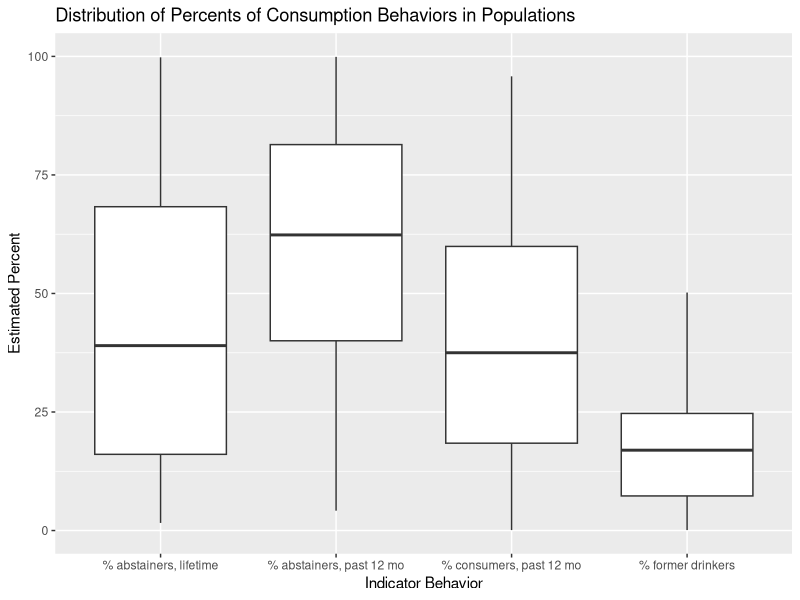
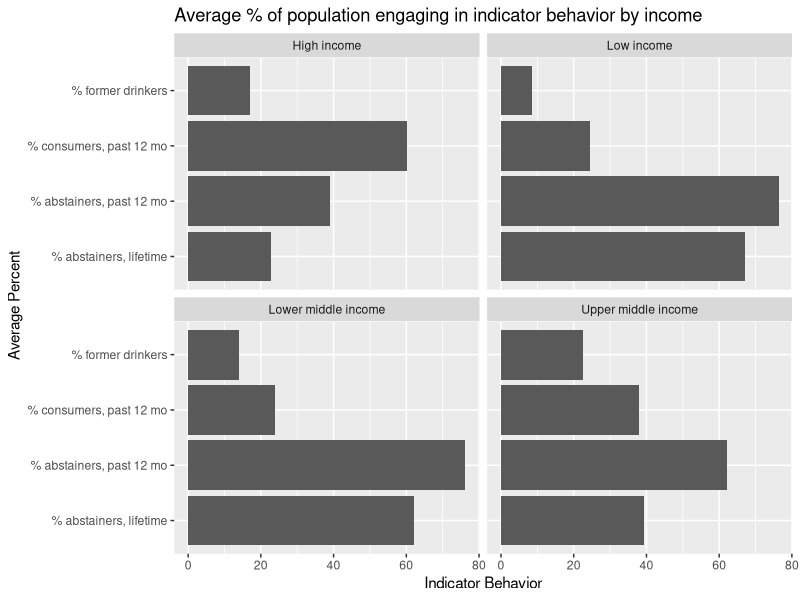
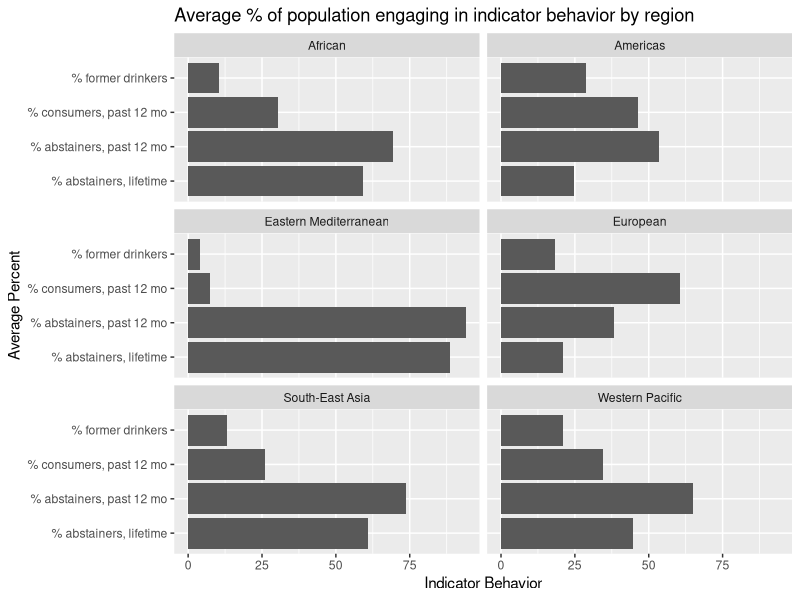

R code for these plots, in order:
## ---- chunk 1
#| label: loading
#| echo: false

library(tidyverse)

alcohol_gho <- readxl::read_xlsx("data/data.xlsx")

## ---- chunk 2
#| label: cleaning
#| echo: false

alcohol_gho_tidy <- alcohol_gho |>
  pivot_wider(
    names_from = "dimension", 
    values_from = "subgroup") |>
  mutate(
    indicator_name = factor(indicator_name), 
    indicator_name = fct_recode(indicator_name, 
      "liters (pure alcohol) consumption per capita; 15+; drinkers only" = "Alcohol, drinkers only per capita (15+) consumption (in litres of pure alcohol)",
      "% abstainers, lifetime; NA; population" = "Alcohol, abstainers lifetime (%)",
      "% abstainers, past 12 mo; NA; population" = "Alcohol, abstainers past 12 months (%)",
      "% consumers, past 12 mo; NA; population" = "Alcohol, consumers past 12 months (%)",
      "% former drinkers; NA; population" = "Alcohol, former drinkers (%)", 
      "% heavy episodic drinkers, past 30 days; 15+; drinkers only" = "Alcohol, heavy episodic drinking (15+), drinkers only, past 30 days (%)", 
      "% dependence, 12 mo prevalence; 15+; population" = "Alcohol dependence (15+), 12 month prevalence (%)",
      "% use diorders, 12 mo prevalence; 15+; population" = "Alcohol use disorders (15+), 12 month prevalence (%)",
      "liters (pure alcohol) consumption per capita; 15+; population" = "Alcohol, total per capita (15+) consumption (SDG Indicator 3.5.2) (in litres of pure alcohol)", 
      "% heavy episodic drinkers, past 30 days; 15+; population, age standardized" = "Alcohol, heavy episodic drinking (15+) past 30 days (age-standardized) (%)", 
      "% alcohol-attributable fractions: liver cirrhosis deaths; 15+; population" = "Alcohol-attributable fractions (15+), liver cirrhosis deaths (%)",
      "% alcohol-attributable fractions: road traffic crash deaths; 15+; population" = "Alcohol-attributable fractions (15+), road traffic crash deaths (%)", 
      "% alcohol-attributable fractions: all-cause deaths; NA; population" = "Alcohol-attributable fractions, all-cause deaths (%)", 
      "grams average daily intake; NA; drinkers only" = "Alcohol, average daily intake among drinkers (grams)", 
      "% harmful use, 12 mo prevalence; 15+; population" = "Alcohol, harmful use (15+), 12 month prevalence (%)", 
      "% heavy episodic drinkers; 15-19; population" = "15-19 years old heavy episodic drinkers (population) (%)", 
      "% heavy episodic drinkers; 15-19; drinkers only" = "15-19 years old heavy episodic drinkers (drinkers only) (%)", 
      "% current drinkers; 15-19; population" = "15-19 years old, current drinkers (%)", 
      "% any alcoholic beverage consumed, past 12 mo; 15-19; population" = "15-years old any alcoholic beverage consumed in past 12 months (%)", 
      "% any alcoholic beverage consumed, past 30 days; 13-15; population" = "13-15-years old any alcoholic beverage consumed in past 30 days (%)", 
      "% first drink before 14; 13-15; population" = "13-15-years old first drink before age 14 (%)", 
      "% heavy episodic drinking, past 30 days; 15-19; population" = "Heavy episodic drinking (youth 15 -19 years) past 30 days (%)", 
      "% heavy episodic drinking, past 30 days; 15-19; drinkers only" = "Heavy episodic drinking (youth 15 -19 years), drinkers only, past 30 days (%)"
    ) 
  ) |>
  separate_wider_delim(
    indicator_name, 
    delim = ";", 
    names = c("indicator_behavior", "indicator_age", "indicator_population")
  ) |>
  mutate(
    indicator_behavior = factor(indicator_behavior)
  )
  
## ---- chunk 3
#| label: gen-1
#| echo: false

tidy_general<- alcohol_gho_tidy |>
  filter(
    indicator_behavior %in% c(
      "% abstainers, lifetime", 
      "% abstainers, past 12 mo", 
      "% consumers, past 12 mo", 
      "% former drinkers"
    )
  )

tidy_general |>
  select(indicator_behavior, estimate) |>
  group_by(indicator_behavior) |>
  ggplot(aes(x = indicator_behavior, y = estimate)) +
  geom_boxplot() + 
  labs(
    title = "Distribution of Percents of Consumption Behaviors in Populations", 
    x = "Indicator Behavior", 
    y = "Estimated Percent")

## ---- chunk 4
#| label: gen-table
#| echo: false

tidy_general |>
  select(indicator_behavior, estimate) |>
  group_by(indicator_behavior) |>
  summarize(
    median_estimate = median(estimate, na.rm = TRUE), 
    IQR_estimate = IQR(estimate, na.rm = TRUE),
    min_estimate = min(estimate, na.rm = TRUE),
    max_estimate = max(estimate, na.rm = TRUE)
  ) |>
  knitr::kable(caption = "Summary Statistics for percents of populations with alcohol consumption behaviors")

## ---- chunk 5
#| label: income
#| echo: false

gen_income <- tidy_general |>
  select(indicator_behavior, wbincome2024, estimate) |>
  drop_na(wbincome2024) |>
  group_by(indicator_behavior, wbincome2024) |>
  summarize(avg_pct = mean(estimate, na.rm = TRUE), .groups = "drop") 
  
gen_income |>  
  ggplot(aes(x = indicator_behavior, y = avg_pct)) + 
  geom_bar(stat = "identity") + 
  facet_wrap(~ wbincome2024, ncol = 2) +
  coord_flip() + 
  labs(
    title = "Average % of population engaging in indicator behavior by income", 
    x = "Average Percent", 
    y = "Indicator Behavior")

## ---- chunk 6
#| label: income-tbl
#| echo: false

gen_income |>
  pivot_wider(
    names_from = "indicator_behavior", 
    values_from = "avg_pct"
  ) |>
  knitr::kable(caption = "Average % of population engaging in indicator behavior by income")

## ---- chunk 7
#| label: regions
#| echo: false

gen_regions <- tidy_general |>
  select(indicator_behavior, whoreg6, estimate) |>
  group_by(indicator_behavior, whoreg6) |>
  summarize(avg_pct = mean(estimate, na.rm = TRUE), .groups = "drop") 

gen_regions |>
  ggplot(aes(x = indicator_behavior, y = avg_pct)) + 
  geom_bar(stat = "identity") + 
  facet_wrap(~ whoreg6, ncol = 2) +
  coord_flip() + 
  labs(
    title = "Average % of population engaging in indicator behavior by region", 
    x = "Average Percent", 
    y = "Indicator Behavior")

## ---- chunk 8
#| label: regions-tbl
#| echo: false

gen_regions |>
  pivot_wider(
    names_from = "indicator_behavior", 
    values_from = "avg_pct"
  ) |>
  knitr::kable(caption = "Average % of population engaging in indicator behavior by region")

## ---- chunk 9
#| label: europe
#| echo: false

tidy_general |>
  select(
    indicator_behavior, 
    whoreg6, 
    setting, 
    setting_average
  ) |>
  filter(whoreg6 == "European") |>
  summarize(
    setting_average = mean(setting_average), 
    .by = c(indicator_behavior, setting)
  ) |>
  pivot_wider(
    names_from = "indicator_behavior", 
    values_from = "setting_average"
  ) |>
  arrange(desc(!!sym("% consumers, past 12 mo"))) |>
  slice_head(n = 10) |>
  knitr::kable(caption = "Average % of population engaging in indicator behavior by European country")

